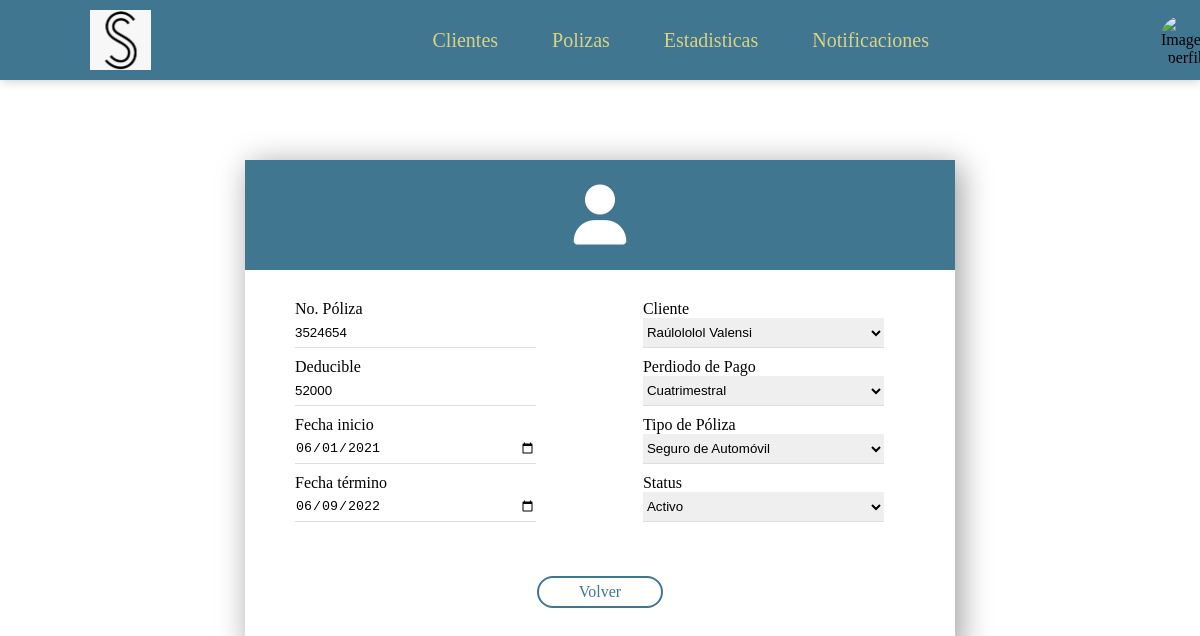
/clientes/polizas/2/vista, run on the app's committed database.
### Clientes/models.py (models this page shows, shortened)
class Poliza (models.Model):
    num_poliza = models.CharField(max_length=30)
    deducible = models.CharField(max_length=30)
    fecha_inicio = models.DateField()
    fecha_termino = models.DateField()
    tipo_poliza = models.ForeignKey(Tipos_Poliza, on_delete=models.CASCADE)
    periodo_pago = models.ForeignKey(Periodos_Pago, on_delete=models.CASCADE)
    cliente = models.ForeignKey(Cliente, on_delete=models.CASCADE)
    status = models.ForeignKey(Status, on_delete=models.CASCADE)

### Clientes/views.py (the view)
# urls.py: path('polizas/<int:id_poliza>/vista',views.vistaPoliza,name='vista_poliza'),
def vistaPoliza(request, id_poliza):
    poliza = Poliza.objects.get(id = id_poliza)
    form = PolizaForm(request.POST or None, instance=poliza)
    return render(request,'poliza_vista.html', {'form':form,'poliza':poliza})

### Clientes/models.py (called while the page is built)
    def __str__(self):
        return self.nombre

    def __str__(self):
        return self.nombre

    def __str__(self):
        return self.nombre

    def __str__(self):
        return self.nombre +" "+ self.ap_paterno

### Clientes/templates/poliza_vista.html (shortened to what this page needs)
{%extends "header.html"%}
{% block content %}
<section class="aling-general">
		<div class="container2">
			<div class="content1">
				<i class="fas fa-user"></i>
			</div>
			<div class="content2">
				{{form.num_poliza.label}}
                {{form.num_poliza}}
                {{form.deducible.label}}
                {{form.deducible}}
                {{form.fecha_inicio.label}}
                {{form.fecha_inicio}}
                {{form.fecha_termino.label}}
                {{form.fecha_termino}}
			</div>
			<div class="content2">
				{{form.cliente.label}}
                {{form.cliente}}
                {{form.periodo_pago.label}}
                {{form.periodo_pago}}
                {{form.tipo_poliza.label}}
                {{form.tipo_poliza}}
                {{form.status.label}}
                {{form.status}}
			</div>
			<div class="content3">
                <div class="b-g">
					<a href="{% url 'Clientes:detalle_poliza' poliza.id %}">Volver</a>
				</div>
			</div>
		</div>
</section>
{% endblock %}

### Clientes/static/style3.css (style rules this page uses)
* { margin: 0; padding: 0; box-sizing: border-box; }
.b-g { width: 100%; height: 30px; display: flex; justify-content: center; align-items: center; margin: 15px 0; }
.b-g a { color: #407690; text-decoration: none; border: 2px solid #407690; padding: 5px 40px; border-radius: 50px; cursor: pointer; transition: .5s ease-in-out; }
.container2 { width: 710px; margin: 80px; display: flex; flex-wrap: wrap; box-shadow: 5px 5px 30px rgba(0,0,0,.4); }
.container .content1 i, .container2 .content1 i { width: 200px; margin: 5px; font-size: 60px; text-align: center; color: #FFF; transition: 1s ease-in-out; }
.container .box, .container2 .box { width: 90%; height: 30px; margin-bottom: 10px; border: none; border-bottom: 1px solid #DDD; transition: .5s ease-in-out; }
.content1 { width: 100%; text-align: center; background: #407690; padding: 20px; }
.content2 { width: 49%; padding: 30px 30px 0 50px; }
.content3 { width: 100%; text-align: center; padding: 30px 0; }
.aling-general { width: 100%; height: 100%; display: flex; align-items: center; justify-content: center; margin: auto; }

### data on the page
Poliza: num_poliza "3524654", deducible "52000", fecha_inicio "06/01/2021", fecha_termino "06/09/2022", cliente "Raúlololol Valensi", periodo_pago "Cuatrimestral", tipo_poliza "Seguro de Automóvil", status "Activo"
